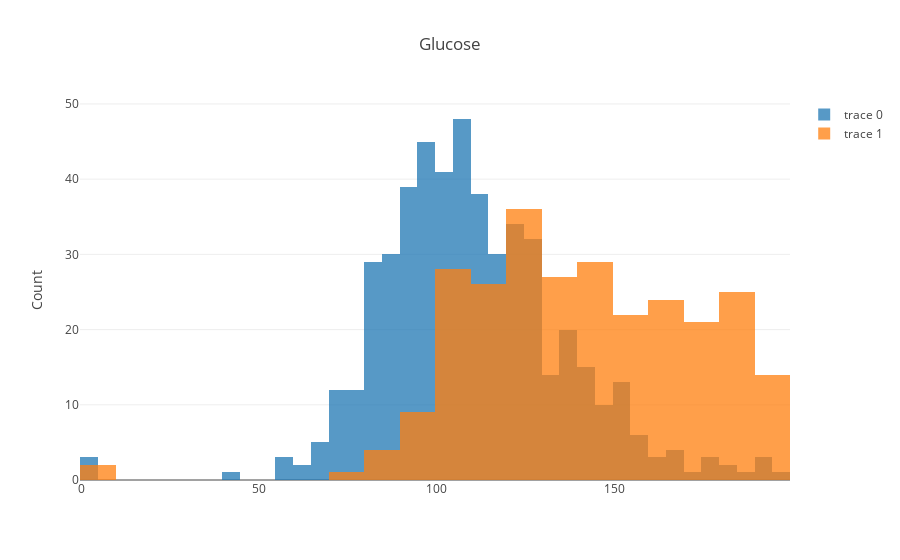

Write notebook code for a chart like this one.
### Code cell
plotBarCat(df,df_name[1],'Outcome')

### Figure 1 — Plotly figure (JSON) as saved in the notebook; plotly's stock layout.template omitted (floating-point values rounded to 4 significant figures; data arrays with more than 128 entries replaced by an {"elided": "..."} marker saying what was removed)
{"data": [{"opacity": 0.75, "type": "histogram", "x": {"elided": "500 int values"}}, {"opacity": 0.75, "type": "histogram", "x": {"elided": "268 int values"}}], "layout": {"barmode": "overlay", "title": "Glucose", "yaxis": {"title": "Count"}}}
